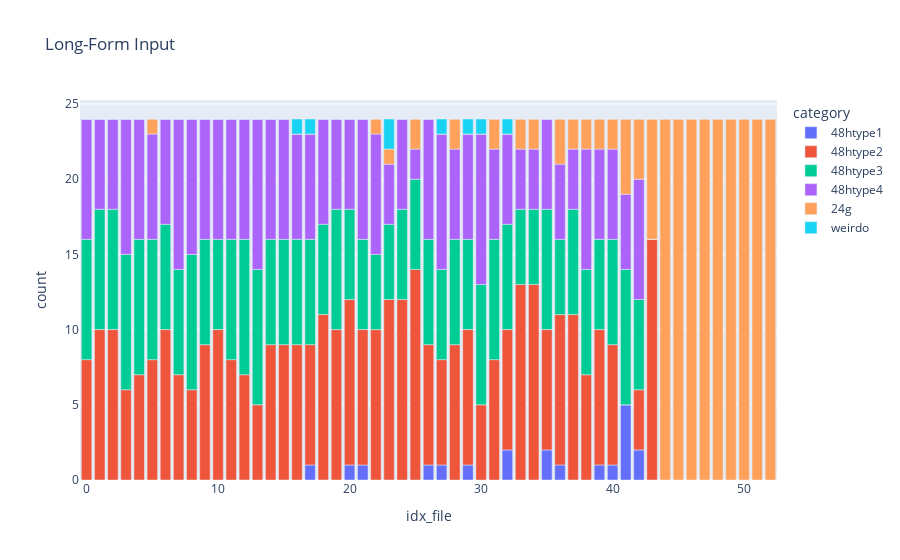

Source (notebook cell):
### Code cell
get_amount_type(file_loc_important_cols_sorted, litype, el = "Li")
df = plot_amount_type(file_loc_important_cols_sorted, litype, el = "Li", style = "bar")

### Figure 1 — Plotly figure (JSON) as saved in the notebook; plotly's stock layout.template omitted (floating-point values rounded to 4 significant figures)
{"data": [{"alignmentgroup": "True", "hovertemplate": "category=48htype1<br>idx_file=%{x}<br>count=%{y}<extra></extra>", "legendgroup": "48htype1", "marker": {"color": "#636efa", "pattern": {"shape": ""}}, "name": "48htype1", "offsetgroup": "48htype1", "orientation": "v", "showlegend": true, "textposition": "auto", "type": "bar", "x": [0, 1, 2, 3, 4, 5, 6, 7, 8, 9, 10, 11, 12, 13, 14, 15, 16, 17, 18, 19, 20, 21, 22, 23, 24, 25, 26, 27, 28, 29, 30, 31, 32, 33, 34, 35, 36, 37, 38, 39, 40, 41, 42, 43, 44, 45, 46, 47, 48, 49, 50, 51, 52], "xaxis": "x", "y": [0, 0, 0, 0, 0, 0, 0, 0, 0, 0, 0, 0, 0, 0, 0, 0, 0, 1, 0, 0, 1, 1, 0, 0, 0, 0, 1, 1, 0, 1, 0, 0, 2, 0, 0, 2, 1, 0, 0, 1, 1, 5, 2, 0, 0, 0, 0, 0, 0, 0, 0, 0, 0], "yaxis": "y"}, {"alignmentgroup": "True", "hovertemplate": "category=48htype2<br>idx_file=%{x}<br>count=%{y}<extra></extra>", "legendgroup": "48htype2", "marker": {"color": "#EF553B", "pattern": {"shape": ""}}, "name": "48htype2", "offsetgroup": "48htype2", "orientation": "v", "showlegend": true, "textposition": "auto", "type": "bar", "x": [0, 1, 2, 3, 4, 5, 6, 7, 8, 9, 10, 11, 12, 13, 14, 15, 16, 17, 18, 19, 20, 21, 22, 23, 24, 25, 26, 27, 28, 29, 30, 31, 32, 33, 34, 35, 36, 37, 38, 39, 40, 41, 42, 43, 44, 45, 46, 47, 48, 49, 50, 51, 52], "xaxis": "x", "y": [8, 10, 10, 6, 7, 8, 10, 7, 6, 9, 10, 8, 7, 5, 9, 9, 9, 8, 11, 10, 11, 9, 10, 12, 12, 14, 8, 7, 9, 9, 5, 8, 8, 13, 13, 8, 10, 11, 7, 9, 8, 0, 4, 16, 0, 0, 0, 0, 0, 0, 0, 0, 0], "yaxis": "y"}, {"alignmentgroup": "True", "hovertemplate": "category=48htype3<br>idx_file=%{x}<br>count=%{y}<extra></extra>", "legendgroup": "48htype3", "marker": {"color": "#00cc96", "pattern": {"shape": ""}}, "name": "48htype3", "offsetgroup": "48htype3", "orientation": "v", "showlegend": true, "textposition": "auto", "type": "bar", "x": [0, 1, 2, 3, 4, 5, 6, 7, 8, 9, 10, 11, 12, 13, 14, 15, 16, 17, 18, 19, 20, 21, 22, 23, 24, 25, 26, 27, 28, 29, 30, 31, 32, 33, 34, 35, 36, 37, 38, 39, 40, 41, 42, 43, 44, 45, 46, 47, 48, 49, 50, 51, 52], "xaxis": "x", "y": [8, 8, 8, 9, 9, 8, 7, 7, 9, 7, 6, 8, 9, 9, 7, 7, 7, 7, 6, 8, 6, 6, 5, 5, 6, 6, 7, 6, 7, 6, 8, 8, 7, 5, 5, 8, 5, 7, 7, 6, 7, 9, 6, 0, 0, 0, 0, 0, 0, 0, 0, 0, 0], "yaxis": "y"}, {"alignmentgroup": "True", "hovertemplate": "category=48htype4<br>idx_file=%{x}<br>count=%{y}<extra></extra>", "legendgroup": "48htype4", "marker": {"color": "#ab63fa", "pattern": {"shape": ""}}, "name": "48htype4", "offsetgroup": "48htype4", "orientation": "v", "showlegend": true, "textposition": "auto", "type": "bar", "x": [0, 1, 2, 3, 4, 5, 6, 7, 8, 9, 10, 11, 12, 13, 14, 15, 16, 17, 18, 19, 20, 21, 22, 23, 24, 25, 26, 27, 28, 29, 30, 31, 32, 33, 34, 35, 36, 37, 38, 39, 40, 41, 42, 43, 44, 45, 46, 47, 48, 49, 50, 51, 52], "xaxis": "x", "y": [8, 6, 6, 9, 8, 7, 7, 10, 9, 8, 8, 8, 8, 10, 8, 8, 7, 7, 7, 6, 6, 8, 8, 4, 6, 2, 8, 9, 6, 7, 10, 6, 6, 4, 4, 6, 5, 4, 8, 6, 6, 5, 8, 0, 0, 0, 0, 0, 0, 0, 0, 0, 0], "yaxis": "y"}, {"alignmentgroup": "True", "hovertemplate": "category=24g<br>idx_file=%{x}<br>count=%{y}<extra></extra>", "legendgroup": "24g", "marker": {"color": "#FFA15A", "pattern": {"shape": ""}}, "name": "24g", "offsetgroup": "24g", "orientation": "v", "showlegend": true, "textposition": "auto", "type": "bar", "x": [0, 1, 2, 3, 4, 5, 6, 7, 8, 9, 10, 11, 12, 13, 14, 15, 16, 17, 18, 19, 20, 21, 22, 23, 24, 25, 26, 27, 28, 29, 30, 31, 32, 33, 34, 35, 36, 37, 38, 39, 40, 41, 42, 43, 44, 45, 46, 47, 48, 49, 50, 51, 52], "xaxis": "x", "y": [0, 0, 0, 0, 0, 1, 0, 0, 0, 0, 0, 0, 0, 0, 0, 0, 0, 0, 0, 0, 0, 0, 1, 1, 0, 2, 0, 0, 2, 0, 0, 2, 0, 2, 2, 0, 3, 2, 2, 2, 2, 5, 4, 8, 24, 24, 24, 24, 24, 24, 24, 24, 24], "yaxis": "y"}, {"alignmentgroup": "True", "hovertemplate": "category=weirdo<br>idx_file=%{x}<br>count=%{y}<extra></extra>", "legendgroup": "weirdo", "marker": {"color": "#19d3f3", "pattern": {"shape": ""}}, "name": "weirdo", "offsetgroup": "weirdo", "orientation": "v", "showlegend": true, "textposition": "auto", "type": "bar", "x": [0, 1, 2, 3, 4, 5, 6, 7, 8, 9, 10, 11, 12, 13, 14, 15, 16, 17, 18, 19, 20, 21, 22, 23, 24, 25, 26, 27, 28, 29, 30, 31, 32, 33, 34, 35, 36, 37, 38, 39, 40, 41, 42, 43, 44, 45, 46, 47, 48, 49, 50, 51, 52], "xaxis": "x", "y": [0, 0, 0, 0, 0, 0, 0, 0, 0, 0, 0, 0, 0, 0, 0, 0, 1, 1, 0, 0, 0, 0, 0, 2, 0, 0, 0, 1, 0, 1, 1, 0, 1, 0, 0, 0, 0, 0, 0, 0, 0, 0, 0, 0, 0, 0, 0, 0, 0, 0, 0, 0, 0], "yaxis": "y"}], "layout": {"barmode": "relative", "legend": {"title": {"text": "category"}, "tracegroupgap": 0}, "title": {"text": "Long-Form Input"}, "xaxis": {"anchor": "y", "domain": [0, 1], "title": {"text": "idx_file"}}, "yaxis": {"anchor": "x", "domain": [0, 1], "title": {"text": "count"}}}}
